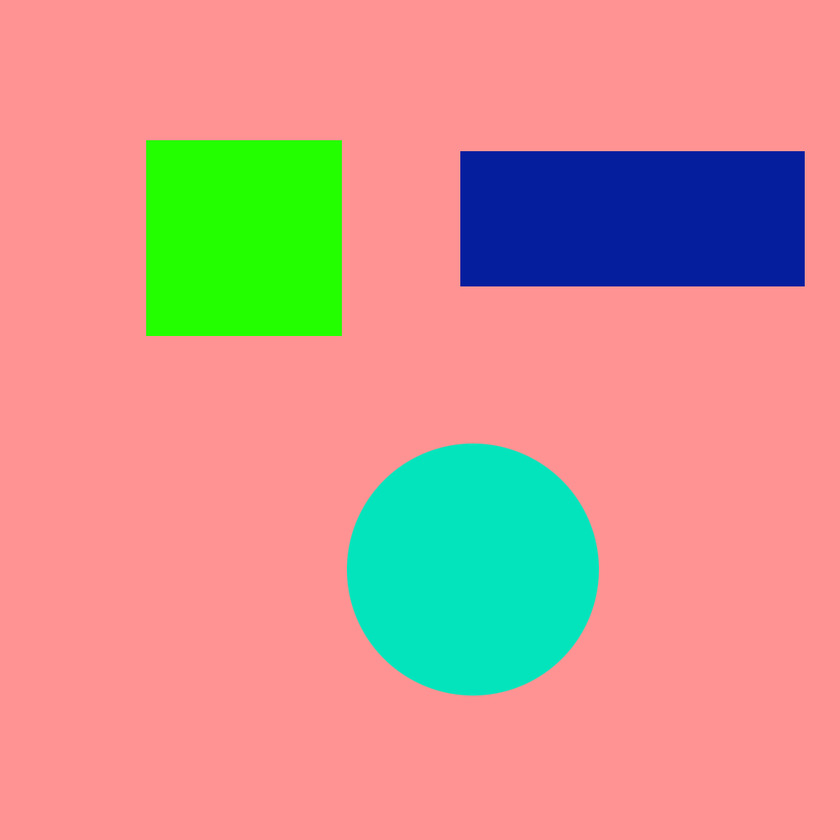
#> input picture assets/imgs/img.png, 840 x 840 px, shrunk from 1000 x 1000 before the run
$ python detect_rectangle.py
#> lines starting #> are read from the running program, lines starting #| are printed output that depends on the picture; after the words box and inside, x2 and y2 are one past the last pixel; in counts of white or black regions, pixels touching at a corner belong together
import cv2
import numpy as np

img = cv2.imread('assets/imgs/img.png')
#> img is the input picture: shape (840, 840, 3); mean B, G, R 142.6, 150.9, 208.8
#gray = cv2.cvtColor(img, cv2.COLOR_BGR2GRAY)
_, _, gray = cv2.split(img) # only g chanel
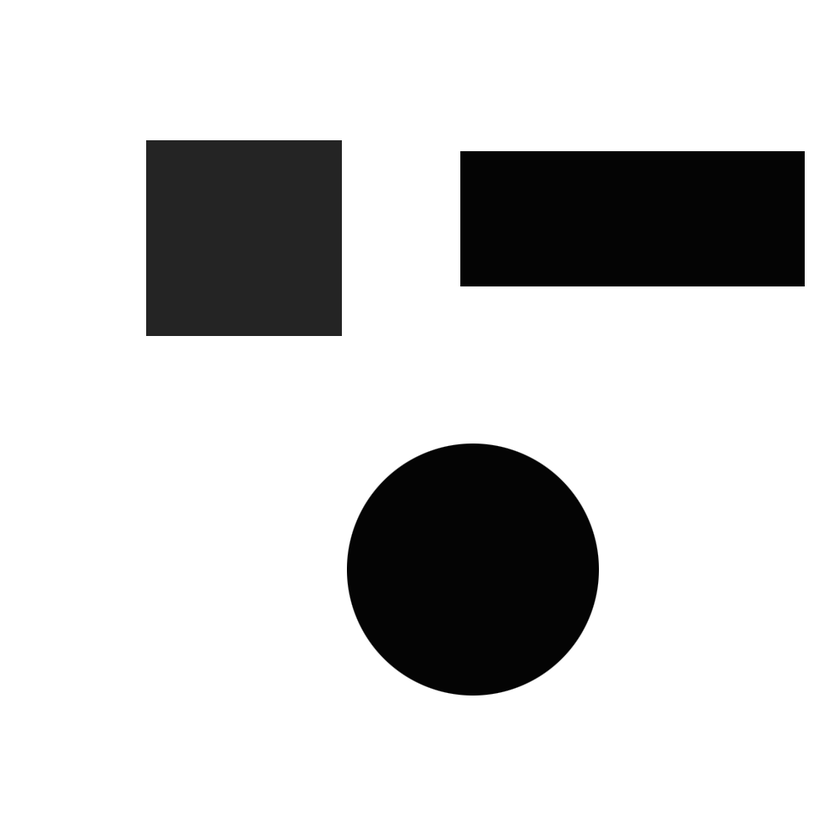
#> gray: shape (840, 840); min 0, max 255, mean 208.8

ret,thresh = cv2.threshold(gray,50,255,0)
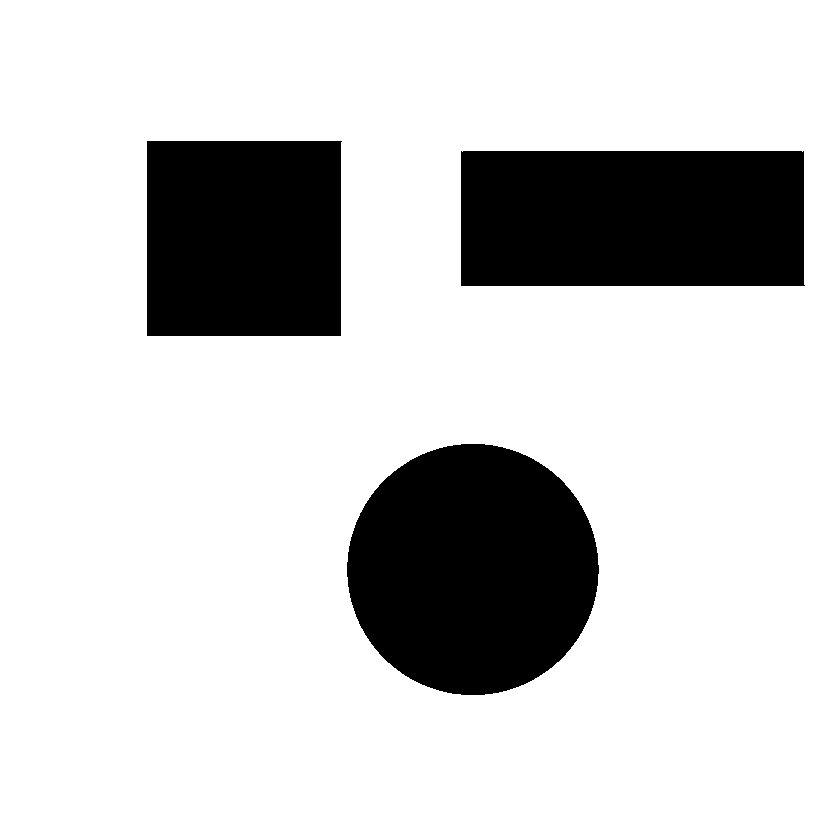
#> thresh: shape (840, 840); 81% white; 3 black regions
contours,hierarchy = cv2.findContours(thresh, 1, 2)
#> contours = 4 contours; box (x1, y1, x2, y2) and area: (0, 0, 840, 840) 703921, (346, 443, 600, 696) 49951, (460, 150, 806, 287) 46782, (146, 140, 343, 337) 38220
print("Number of contours detected:", len(contours))
#| Number of contours detected: 4

for cnt in contours:
   x1,y1 = cnt[0][0]
   approx = cv2.approxPolyDP(cnt, 0.01*cv2.arcLength(cnt, True), True)
   if len(approx) == 4:
      x, y, w, h = cv2.boundingRect(cnt)
      ratio = float(w)/h
      if ratio >= 0.9 and ratio <= 1.1:
         img = cv2.drawContours(img, [cnt], -1, (0,255,255), 3)
         cv2.putText(img, 'Square', (x1, y1), cv2.FONT_HERSHEY_SIMPLEX, 0.6, (255, 255, 0), 2)
      else:
         cv2.putText(img, 'Rectangle', (x1, y1), cv2.FONT_HERSHEY_SIMPLEX, 0.6, (0, 255, 0), 2)
         img = cv2.drawContours(img, [cnt], -1, (0,255,0), 3)
#> this loop made 4 passes
#> (x1, y1, approx, x, y, w, h, ratio) on passes 2 to 4: (460, 151, [[460, 151], [803, 150], [805, 285], [461, 286]], 460, 150, 346, 137, 2.53), (146, 141, [[146, 141], [341, 140], [341, 335], [147, 336]], 146, 140, 197, 197, 1), (0, 0, [[0, 0], [0, 839], [839, 839], [839, 0]], 0, 0, 840, 840, 1)
#> (x1, y1) on pass 1: (460, 444)
#> pass 2, `img = cv2.drawContours(img, [cnt], -1, (0,255,0), 3)`:
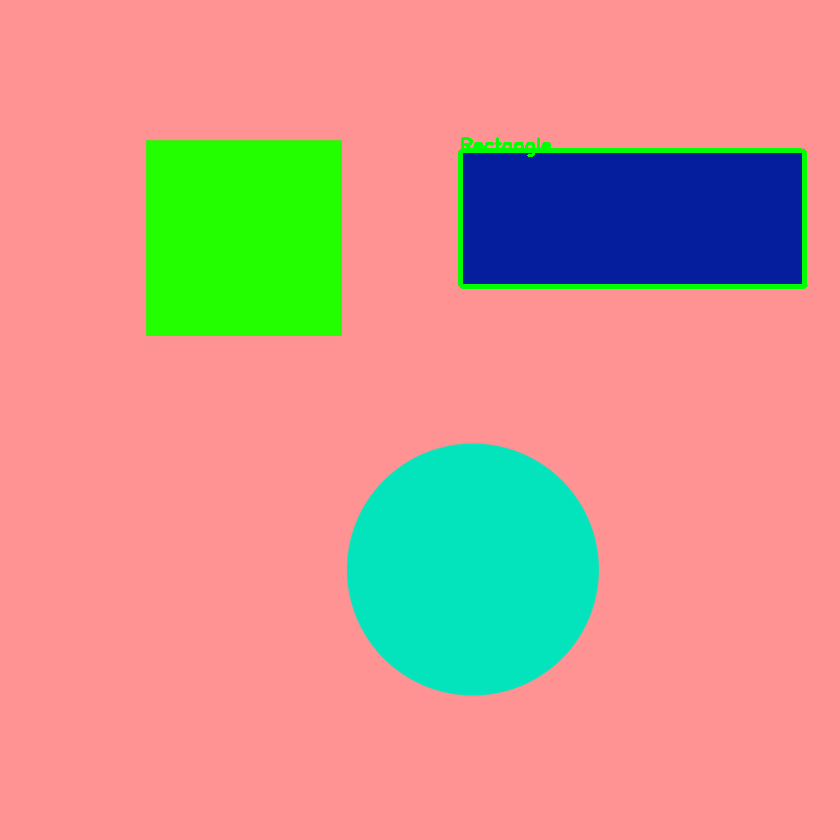
#> img: shape (840, 840, 3); 0.74% of pixels changed, all inside (x1, y1, x2, y2) = (458, 137, 808, 289)
#> pass 3, `img = cv2.drawContours(img, [cnt], -1, (0,255,255), 3)`:
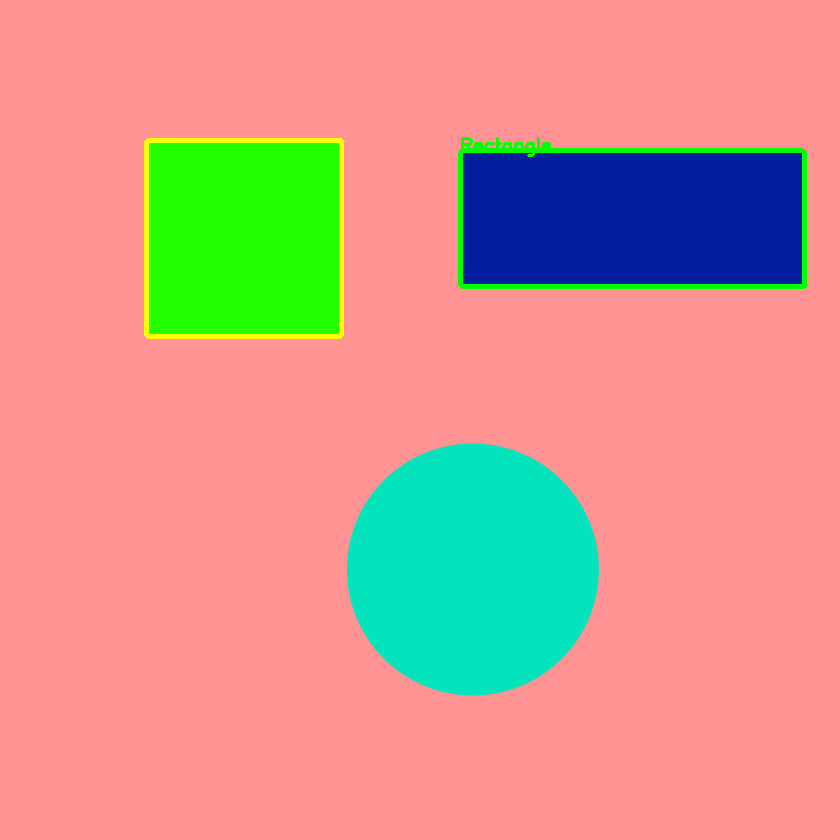
#> img: shape (840, 840, 3); 0.55% of pixels changed, all inside (x1, y1, x2, y2) = (144, 138, 345, 339)
#> after the loop:
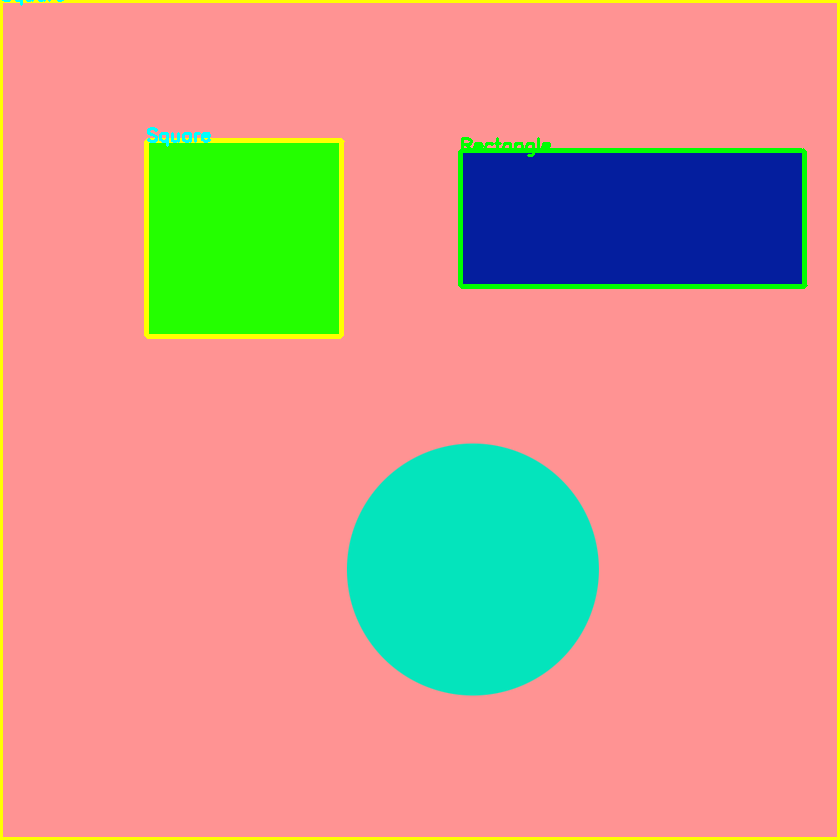
#> img: shape (840, 840, 3); 1.49% of pixels changed, all inside (x1, y1, x2, y2) = (0, 0, 840, 840)

cv2.imshow("Shapes", img)
cv2.waitKey(0)
cv2.destroyAllWindows()
